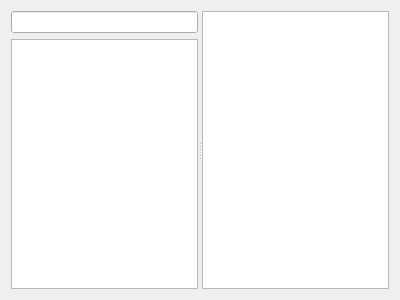
<?xml version="1.0" encoding="UTF-8"?>
<ui version="4.0">
 <class>GammaRay::TimezoneTab</class>
 <widget class="QWidget" name="GammaRay::TimezoneTab">
  <property name="geometry">
   <rect>
    <x>0</x>
    <y>0</y>
    <width>400</width>
    <height>300</height>
   </rect>
  </property>
  <layout class="QVBoxLayout" name="verticalLayout_2">
   <item>
    <widget class="QSplitter" name="splitter">
     <property name="orientation">
      <enum>Qt::Horizontal</enum>
     </property>
     <widget class="QWidget" name="layoutWidget">
      <layout class="QVBoxLayout" name="verticalLayout">
       <item>
        <widget class="QLineEdit" name="tzSearchLine"/>
       </item>
       <item>
        <widget class="QTreeView" name="tzView">
         <property name="rootIsDecorated">
          <bool>false</bool>
         </property>
         <property name="uniformRowHeights">
          <bool>true</bool>
         </property>
        </widget>
       </item>
      </layout>
     </widget>
     <widget class="QTreeView" name="offsetView">
      <property name="rootIsDecorated">
       <bool>false</bool>
      </property>
      <property name="uniformRowHeights">
       <bool>true</bool>
      </property>
     </widget>
    </widget>
   </item>
  </layout>
 </widget>
 <resources/>
 <connections/>
</ui>
